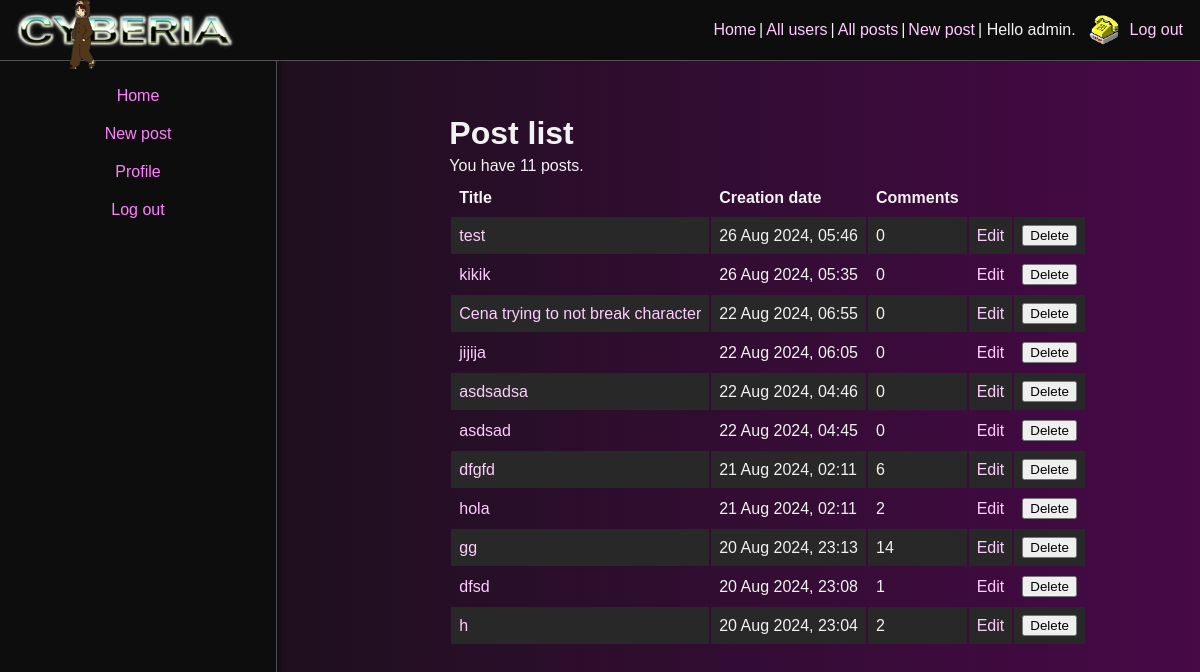
/list-posts.php (signed in), run on an earlier commit of the app's database.
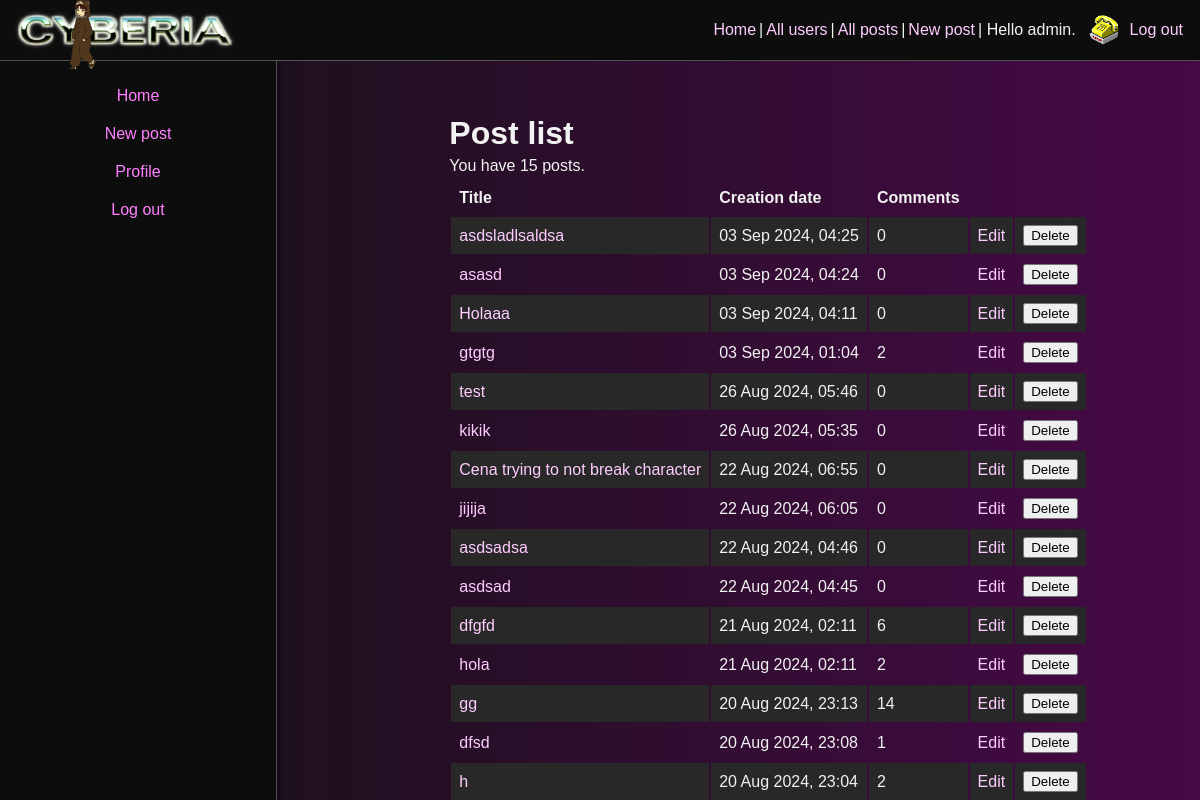
And on a later commit of the database.
### tables this page shows
CREATE TABLE post (
    id INTEGER PRIMARY KEY AUTOINCREMENT NOT NULL,
    title VARCHAR NOT NULL,
    body VARCHAR NOT NULL,
    image BLOB,
    thumbnail BLOB,
    user_id INTEGER NOT NULL,
    created_at VARCHAR NOT NULL,
    updated_at VARCHAR,
    FOREIGN KEY (user_id) REFERENCES user(id)
);

### list-posts.php (the view, shortened to what this page needs)
<?php
require_once 'lib/common.php';
$pdo = getPDO();
$posts = getAllPosts($pdo);
?>
<!DOCTYPE html>
<html>
    <head>
        <?php require 'templates/head.php' ?>
    </head>
    <body>
        <?php require 'templates/top-menu.php' ?>
        <?php require 'templates/sidebar-left.php' ?>
        <div class="main-container">
            <div class="content-container">
                <h1>Post list</h1>
                <p>You have <?php echo count($posts) ?> posts.</p>
                <form method="post">
                    <table id="post-list">
                        <thead>
                            <tr>
                                <th>Title</th>
                                <th>Creation date</th>
                                <th>Comments</th>
                                <th />
                                <th />
                            </tr>
                        </thead>
                        <tbody>
                            <?php foreach ($posts as $post): ?>
                                <tr>
                                    <td>
                                        <a
                                            href="view-post.php?post_id=<?php echo $post['id']?>"
                                        ><?php echo htmlEscape($post['title']) ?></a>
                                    </td>
                                    <td>
                                        <?php echo convertSqlDate($post['created_at']) ?>
                                    </td>
                                    <td>
                                        <?php echo $post['comment_count'] ?>
                                    </td>
                                    <td>
                                        <a href="edit-post.php?post_id=<?php echo $post['id']?>">Edit</a>
                                    </td>
                                    <td>
                                        <input
                                            type="submit"
                                            name="delete-post[<?php echo $post['id']?>]"
                                            value="Delete"
                                        />
                                    </td>
                                </tr>
                            <?php endforeach ?>
                        </tbody>
                    </table>
                </form>
            </div>
        </div>
    </body>
</html>

### templates/head.php (shortened to what this page needs)
<link rel="stylesheet" type="text/css" href="assets/comment.css" />
<link rel="stylesheet" type="text/css" href="assets/profile.css" />
<link rel="stylesheet" type="text/css" href="assets/post.css" />
<link rel="stylesheet" type="text/css" href="assets/main.css" />
<link rel="stylesheet" type="text/css" href="assets/index.css" />

### templates/top-menu.php
<div class="top-menu">
    <div class="left-menu">
        <div class=menu-logo>
            <a href="index.php" class="no-class">
                <img src="assets/images/logo.png" alt="Background Image">
            </a>
        </div>
        <div class="menu-gif">
            <img src="assets/gifs/top-lain.gif" alt="GIF">
        </div>
    </div>
    <div class="menu-options">
        <a href="index.php">Home</a>
        |
        <?php if (isLoggedIn()): ?>
            <?php if (getAuthUserRole() === 'admin'): ?>
                <a href="list-users.php">All users</a>
                |
                <a href="list-posts.php">All posts</a>
                |
            <?php endif; ?>
            <a href="edit-post.php">New post</a>
            |
            Hello <?php echo htmlEscape(getAuthUser()) ?>.
            <a href="profile.php">
                <?php echo renderProfileImage($profile['avatar'], 'small'); ?>
            </a>
            <a href="logout.php">Log out</a>
        <?php else: ?>
            <a href="login.php">Log in</a>
        <?php endif ?>
    </div>
</div>

### lib/common.php (shortened to what this page needs)
<?php
function htmlEscape($html)
{
    return htmlspecialchars($html, ENT_HTML5, 'UTF-8');
}
function convertSqlDate($sqlDate)
{
    $date = DateTime::createFromFormat('Y-m-d H:i:s', $sqlDate);
    return $date->format('d M Y, H:i');
}
function isLoggedIn()
{
    return isset($_SESSION['logged_in_username']);
}
function getAuthUser()
{
    return isLoggedIn() ? $_SESSION['logged_in_username'] : null;
}
function getAllPosts(PDO $pdo)
{
    $stmt = $pdo->query(
        'SELECT
            id, title, created_at, body, user_id, thumbnail, image,
            (SELECT COUNT(*) FROM comment WHERE comment.post_id = post.id) comment_count
        FROM
            post
        ORDER BY
            created_at DESC'
    );
    return $stmt->fetchAll(PDO::FETCH_ASSOC);
}
function getAuthUserRole()
{
    return $_SESSION['role'] ?? 'user';
}
function renderProfileImage($avatarData, $size, $altText = "Profile Image")
{
    $defaultAvatar = '/blog/assets/images/default-avatar.png';
    $imageSrc = $defaultAvatar;
    $className = 'profile-image-' . $size;
    return '<img src="' . htmlspecialchars($imageSrc) . '" class="' . htmlspecialchars($className) . '" alt="' . htmlspecialchars($altText) . '">';
}

### templates/sidebar-left.php
<div class="sidebar-left">
    <div class="leftbar-main-options">
        <a href="index.php">Home</a>
        <?php if (isLoggedIn()): ?>
            <a href="edit-post.php">New post</a>
            <a href="profile.php">Profile</a>
            <a href="logout.php">Log out</a>
        <?php else: ?>
            <a href="login.php">Log in</a>
            <a href="register.php">Register</a>
        <?php endif ?>
    </div>
</div>

### assets/profile.css (style rules this page uses)
.profile-image-small { width: 30px; height: 30px; border-radius: 50%; object-fit: cover; }

### assets/main.css (style rules this page uses)
body { background: linear-gradient(to right, #121212, #470947); color: #f2f2f2; font-family: sans-serif; margin: 0; padding: 0; }
p { text-align: left; margin: 4px 0 4px 0; padding: 0 0 0 0; }
h2, .meta, p { text-align: left; }
a { color: #ffccff; text-decoration: none; }
.top-menu { border: 2px solid rgb(80, 80, 80); justify-content: space-between; position: fixed; border-width: 0 0 1px 0; min-height: 40px; padding: 10px; margin-bottom: 8px; background-color: #0d0d0d;; display: flex; justify-content: flex-end; align-items: center; top: 0; width: 100%; z-index: 1000; }
.menu-options { display: flex; align-items: center; right: 34px; position: absolute; }
.menu-options img { margin-left: 10px; margin-right: 5px; vertical-align: middle; }
.menu-options a { margin-right: 3px; margin-left: 3px; }
h1, h3 { margin-top: 5px; margin-bottom: 5px; }
.content-container { margin: 0; padding-top: 50px; padding-left: calc(10% + 80px); box-sizing: border-box; align-items: center; }
.main-container { justify-content: center; padding-top: 60px; padding-left: 277px; width: auto; align-items: center; }
.sidebar-left, .sidebar-right { width: 120px; position: fixed; top: 60px; height: calc(100% - 60px); background-color: #2a2a3a; padding: 20px; box-sizing: border-box; z-index: 800; }
.sidebar-left { left: 0; }
.menu-gif img { height: 70px; margin-left: -240px; margin-bottom: -12px; z-index: 2; }
.menu-logo img { height: 44px; margin-top: 4px; margin-left: 12px; z-index: 1; }
.left-menu { display: flex; align-items: center; position: absolute; left: 0; top: 50%; transform: translateY(-50%); }

### assets/index.css (style rules this page uses)
#post-list td, #post-list th { padding: 8px; text-align: left; }
#post-list tbody tr:nth-child(odd) { background-color: #282828; }
.sidebar-left { border: 2px solid rgb(80, 80, 80); border-width: 0 1px 0 0; position: fixed; top: 61px; background-color: #0d0d0d; left: 0; width: 277px; height: calc(100% - 61px); padding: 16px; box-shadow: 2px 0 5px rgba(0, 0, 0, 0.5); }
.leftbar-main-options { display: flex; flex-direction: column; align-items: center; }
.sidebar-left a { color: #ff80ff; text-align: center; width: 100%; height: 38px; display: flex; align-items: center; justify-content: center; border: 0px; border-radius: 8px; }

What changed in the data, as far as the page shows it:
added post: title "asdsladlsaldsa", created_at "03 Sep 2024, 04:25", comment_count "0"
added post: title "asasd", created_at "03 Sep 2024, 04:24", comment_count "0"
added post: title "Holaaa", created_at "03 Sep 2024, 04:11", comment_count "0"
added post: title "gtgtg", created_at "03 Sep 2024, 01:04", comment_count "2"
Also different on the page:
count($posts): "11" → "15"
